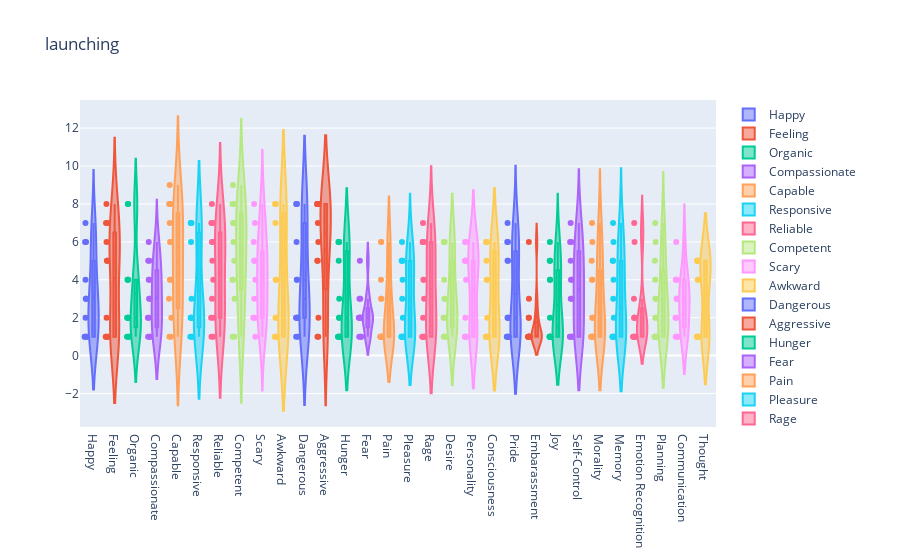
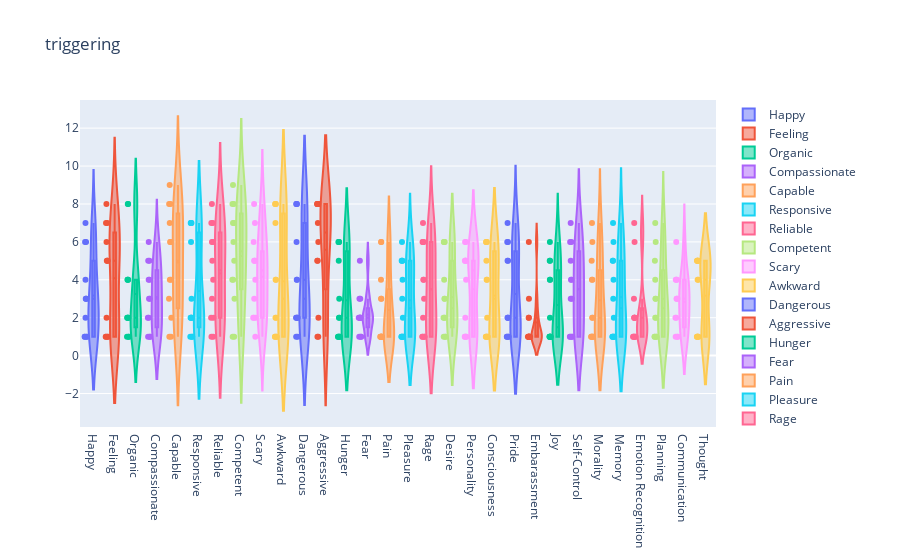
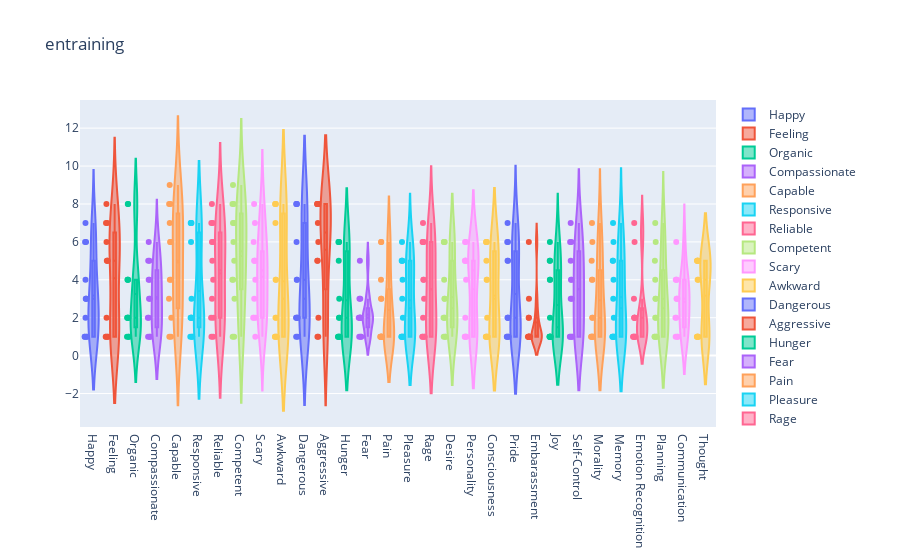
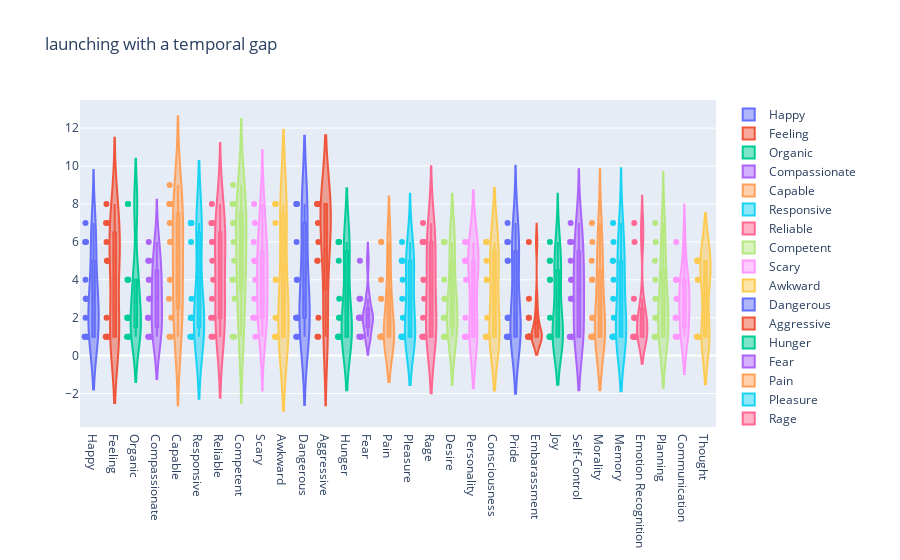

Notebook source saved alongside these figures, in order:
### Markdown cell above
## Plot distribution for each dimension of the model
You can explore in the plots the variation among capacities between fundamental action.

### Code cell
def plot_distribution(pd_data, animation_name, column_name):
    #col = pd_data[column_name]
    col = pd_data.get(animation_name).get(column_name)
    trace = go.Violin(y=col, x=[column_name for i in range(len(col))], box_visible=True, name=column_name,
                      meanline_visible=True, points="all")
    return trace

for animation in data_paired.keys():
    fig = go.Figure()
    fig.update_layout(title=animation)
    for key in data_paired[animation]:
        fig.add_trace(plot_distribution(data_paired, 'launching', key))
    fig.show()
